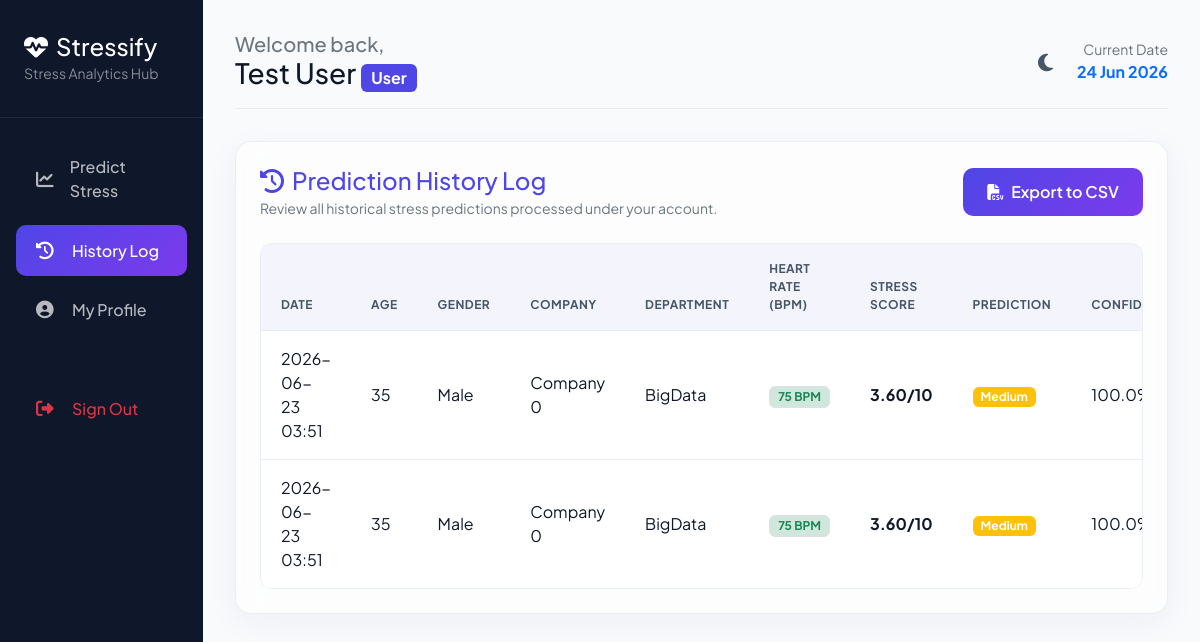
The app's page /history (signed in) with its own data.
### models.py (models this page shows)
class User(db.Model, UserMixin):
    __tablename__ = 'users'
    id = db.Column(db.Integer, primary_key=True)
    name = db.Column(db.String(100), nullable=False)
    email = db.Column(db.String(100), unique=True, nullable=False)
    password = db.Column(db.String(200), nullable=False)
    role = db.Column(db.String(20), default='User') # 'User' or 'Admin'
    created_at = db.Column(db.DateTime, default=datetime.utcnow)

class Prediction(db.Model):
    __tablename__ = 'predictions'
    id = db.Column(db.Integer, primary_key=True)
    user_id = db.Column(db.Integer, db.ForeignKey('users.id', ondelete='CASCADE'), nullable=False)
    age = db.Column(db.Integer, nullable=False)
    gender = db.Column(db.String(10), nullable=False)
    company = db.Column(db.String(100), nullable=False)
    department = db.Column(db.String(100), nullable=False)
    years_in_company = db.Column(db.Float, nullable=False)
    prior_experience = db.Column(db.Float, nullable=False)
    salary = db.Column(db.Float, nullable=False)
    annual_bonus = db.Column(db.Float, nullable=False)
    resting_heart_rate = db.Column(db.Integer, nullable=False)
    predicted_stress = db.Column(db.String(20), nullable=False) # 'Low', 'Medium', 'High'
    confidence_score = db.Column(db.Float, nullable=False)
    prediction_date = db.Column(db.DateTime, default=datetime.utcnow)
    user = db.relationship('User', backref=db.backref('predictions', cascade='all, delete-orphan'))
    @property
    def calculated_score(self):
        import os
        import pandas as pd
        max_years = 50.0
        try:
            base_dir = os.path.dirname(os.path.abspath(__file__))
            data_path = os.path.join(base_dir, 'outputs', 'processed_data.csv')
            if os.path.exists(data_path):
                df_temp = pd.read_csv(data_path)
                if 'years_in_the_company' in df_temp.columns:
                    max_years = df_temp['years_in_the_company'].max()
        except Exception:
            pass
        workload = (self.years_in_company / max_years) * 10
        exp = max(self.years_in_company - self.prior_experience, 0.0)
        hr_s = ((self.resting_heart_rate - 60) / 60) * 10
        raw = 0.30 * workload + 0.20 * exp + 0.50 * hr_s
        if self.predicted_stress == "Low":
            return min(max(raw, 0.0), 3.5)
        elif self.predicted_stress == "Medium":
            return min(max(raw, 3.6), 6.5)
        else:
            return min(max(raw, 6.6), 10.0)

### app.py (the view)
@app.route('/history')
@login_required
def user_history():
    user_predictions = Prediction.query.filter_by(user_id=current_user.id).order_by(Prediction.prediction_date.desc()).all()
    return render_template('history.html', active_page='history', predictions=user_predictions)

### app.py (called while the page is built)
@login_manager.user_loader
def load_user(user_id):
    return User.query.get(int(user_id))

@app.context_processor
def inject_now():
    return {'datetime_now': datetime.now()}

### templates/history.html (shortened to what this page needs)
{% extends "base.html" %}
{% block content %}
<div class="glass-panel p-4 mb-4">
    <div class="d-flex justify-content-between align-items-center mb-4">
        <div>
            <h4 class="font-weight-bold mb-1 text-indigo" style="color: var(--primary-color);">
                <i class="fas fa-history me-2"></i>Prediction History Log
            </h4>
            <p class="text-secondary small mb-0">Review all historical stress predictions processed under your account.</p>
        </div>
        {% if predictions %}
        <a href="{{ url_for('export_csv') }}" class="btn btn-custom btn-custom-primary">
            <i class="fas fa-file-csv me-2"></i>Export to CSV
        </a>
        {% endif %}
    </div>
    {% if predictions %}
    <div class="table-responsive">
        <table class="table table-hover table-custom align-middle">
            <thead>
                <tr>
                    <th>Date</th>
                    <th>Age</th>
                    <th>Gender</th>
                    <th>Company</th>
                    <th>Department</th>
                    <th>Heart Rate (BPM)</th>
                    <th>Stress Score</th>
                    <th>Prediction</th>
                    <th>Confidence</th>
                </tr>
            </thead>
            <tbody>
                {% for pred in predictions %}
                <tr>
                    <td>{{ pred.prediction_date.strftime('%Y-%m-%d %H:%M') }}</td>
                    <td>{{ pred.age }}</td>
                    <td>{{ pred.gender }}</td>
                    <td>Company {{ pred.company }}</td>
                    <td>{{ pred.department }}</td>
                    <td>
                        <span class="badge bg-{{ 'success-subtle text-success' if pred.resting_heart_rate >= 60 and pred.resting_heart_rate <= 75 else 'warning-subtle text-warning' if pred.resting_heart_rate >= 76 and pred.resting_heart_rate <= 95 else 'danger-subtle text-danger' }} border px-2 py-1">
                            {{ pred.resting_heart_rate }} BPM
                        </span>
                    </td>
                    <td>
                        <strong>{{ "%.2f"|format(pred.calculated_score) }}/10</strong>
                    </td>
                    <td>
                        <span class="badge bg-{{ 'success' if pred.predicted_stress == 'Low' else 'warning' if pred.predicted_stress == 'Medium' else 'danger' }} px-2 py-1.5 font-weight-bold">
                            {{ pred.predicted_stress }}
                        </span>
                    </td>
                    <td>{{ "%.1f"|format(pred.confidence_score) }}%</td>
                </tr>
                {% endfor %}
            </tbody>
        </table>
    </div>
    {% endif %}
</div>
{% endblock %}

### templates/base.html (shortened to what this page needs)
<!DOCTYPE html>
<html lang="en" data-theme="light">
<head>
    <link href="https://cdn.jsdelivr.net/npm/bootstrap@5.3.0/dist/css/bootstrap.min.css" rel="stylesheet">
    <link href="https://cdnjs.cloudflare.com/ajax/libs/font-awesome/6.4.0/css/all.min.css" rel="stylesheet">
    <link href="{{ url_for('static', filename='css/style.css') }}" rel="stylesheet">
</head>
<body>
    {% if current_user.is_authenticated %}
    <div class="app-wrapper">
        <aside class="sidebar">
            <div class="sidebar-header">
                <h4 class="mb-0 text-white font-weight-bold">
                    <i class="fas fa-heartbeat me-2"></i>Stressify
                </h4>
                <small class="text-white-50">Stress Analytics Hub</small>
            </div>
            <ul class="sidebar-menu">
                {% if current_user.role == 'Admin' %}
                <li class="sidebar-item {% if active_page == 'admin' %}active{% endif %}">
                    <a href="{{ url_for('admin_dashboard') }}">
                        <i class="fas fa-user-shield"></i>Admin Panel
                    </a>
                </li>
                {% else %}
                <li class="sidebar-item {% if active_page == 'dashboard' %}active{% endif %}">
                    <a href="{{ url_for('user_dashboard') }}">
                        <i class="fas fa-chart-line"></i>Predict Stress
                    </a>
                </li>
                <li class="sidebar-item {% if active_page == 'history' %}active{% endif %}">
                    <a href="{{ url_for('user_history') }}">
                        <i class="fas fa-history"></i>History Log
                    </a>
                </li>
                {% endif %}
                <li class="sidebar-item {% if active_page == 'profile' %}active{% endif %}">
                    <a href="{{ url_for('profile') }}">
                        <i class="fas fa-user-circle"></i>My Profile
                    </a>
                </li>
                <li class="sidebar-item mt-5">
                    <a href="{{ url_for('logout') }}" class="text-danger">
                        <i class="fas fa-sign-out-alt"></i>Sign Out
                    </a>
                </li>
            </ul>
        </aside>
        <main class="main-content">
            <div class="top-nav">
                <div>
                    <h5 class="mb-0 text-secondary">Welcome back,</h5>
                    <h3 class="mb-0 font-weight-bold">{{ current_user.name }} <span class="badge bg-indigo text-xs fs-6" style="background-color: var(--primary-color);">{{ current_user.role }}</span></h3>
                </div>
                <div class="d-flex align-items-center gap-3">
                    <button class="theme-toggle-btn" id="theme-toggle" title="Switch Theme">
                        <i class="fas fa-moon"></i>
                    </button>
                    <div class="d-none d-md-block text-end">
                        <small class="text-secondary d-block">Current Date</small>
                        <strong class="text-primary">{{ datetime_now.strftime('%d %b %Y') }}</strong>
                    </div>
                </div>
            </div>
            {% block content %}{% endblock %}
        </main>
    </div>
    {% endif %}
</body>
</html>

### static/css/style.css (style rules this page uses)
:root { --bg-primary: #f8fafc; --bg-secondary: #ffffff; --bg-card: rgba(255, 255, 255, 0.65); --border-color: rgba(226, 232, 240, 0.7); --text-primary: #0f172a; --text-secondary: #475569; --primary-color: #4f46e5; --primary-hover: #4338ca; --primary-gradient: linear-gradient(135deg, #4f46e5 0%, #7c3aed 100%); --success-color: #10b981; --success-gradient: linear-gradient(135deg, #10b981 0%, #059669 100%); --warning-color: #f59e0b; --warning-gradient: linear-gradient(135deg, #f59e0b 0%, #d97706 100%); --danger-color: #ef4444; --danger-gradient: linear-gradient(135deg, #ef4444 0%, #dc2626 100%); --sidebar-bg: #0f172a; --sidebar-text: #f8fafc; --glass-blur: blur(12px); --glass-shadow: 0 8px 32px 0 rgba(31, 38, 135, 0.05); --card-shadow: 0 4px 20px 0 rgba(0, 0, 0, 0.03); --transition-speed: 0.3s; }
* { margin: 0; padding: 0; box-sizing: border-box; }
body { font-family: 'Plus Jakarta Sans', sans-serif; background-color: var(--bg-primary); color: var(--text-primary); transition: background-color var(--transition-speed), color var(--transition-speed); overflow-x: hidden; }
.glass-panel { background: var(--bg-card); backdrop-filter: var(--glass-blur); -webkit-backdrop-filter: var(--glass-blur); border: 1px solid var(--border-color); box-shadow: var(--glass-shadow); border-radius: 16px; transition: transform var(--transition-speed) ease, box-shadow var(--transition-speed) ease; }
.app-wrapper { display: flex; width: 100vw; height: 100vh; overflow: hidden; }
.sidebar { width: 280px; background-color: var(--sidebar-bg); color: var(--sidebar-text); display: flex; flex-direction: column; height: 100%; transition: width var(--transition-speed) ease; z-index: 100; }
.sidebar-header { padding: 2rem 1.5rem; border-bottom: 1px solid rgba(255, 255, 255, 0.08); }
.sidebar-menu { list-style: none; padding: 1.5rem 1rem; flex-grow: 1; }
.sidebar-item a { display: flex; align-items: center; padding: 0.85rem 1.25rem; color: rgba(255, 255, 255, 0.7); text-decoration: none; border-radius: 10px; font-weight: 500; margin-bottom: 0.5rem; transition: all 0.2s ease; }
.sidebar-item a i { width: 24px; font-size: 1.1rem; margin-right: 0.75rem; }
.sidebar-item a:hover, .sidebar-item.active a { background-color: rgba(255, 255, 255, 0.08); color: #ffffff; }
.sidebar-item.active a { background: var(--primary-gradient); color: #ffffff; }
.main-content { flex-grow: 1; overflow-y: auto; padding: 2rem; display: flex; flex-direction: column; }
.top-nav { display: flex; justify-content: space-between; align-items: center; margin-bottom: 2rem; padding-bottom: 1rem; border-bottom: 1px solid var(--border-color); }
.btn-custom { padding: 0.75rem 1.5rem; border-radius: 10px; font-weight: 600; transition: all 0.3s ease; }
.btn-custom-primary { background: var(--primary-gradient); color: white; border: none; }
.theme-toggle-btn { border: none; background: none; font-size: 1.25rem; color: var(--text-secondary); cursor: pointer; padding: 0.5rem; border-radius: 50%; transition: background-color 0.2s; }
.table-responsive { border-radius: 12px; overflow: hidden; border: 1px solid var(--border-color); }
.table-custom { margin-bottom: 0; }
.table-custom th { background-color: rgba(79, 70, 229, 0.05); color: var(--text-secondary); font-weight: 700; text-transform: uppercase; font-size: 0.75rem; letter-spacing: 0.5px; padding: 1rem 1.25rem; border-bottom: 1px solid var(--border-color); }
.table-custom td { padding: 1rem 1.25rem; vertical-align: middle; color: var(--text-primary); border-bottom: 1px solid var(--border-color); }
.table-custom tbody tr:last-child td { border-bottom: none; }

### records on screen
User: name "Test User", role "User"
Prediction: prediction_date "2026-06-23 03:51", age "35", gender "Male", company "0", department "BigData", resting_heart_rate "75", calculated_score "3.60", predicted_stress "Medium", confidence_score "100.0"
Prediction: prediction_date "2026-06-23 03:51", age "35", gender "Male", company "0", department "BigData", resting_heart_rate "75", calculated_score "3.60", predicted_stress "Medium", confidence_score "100.0"
